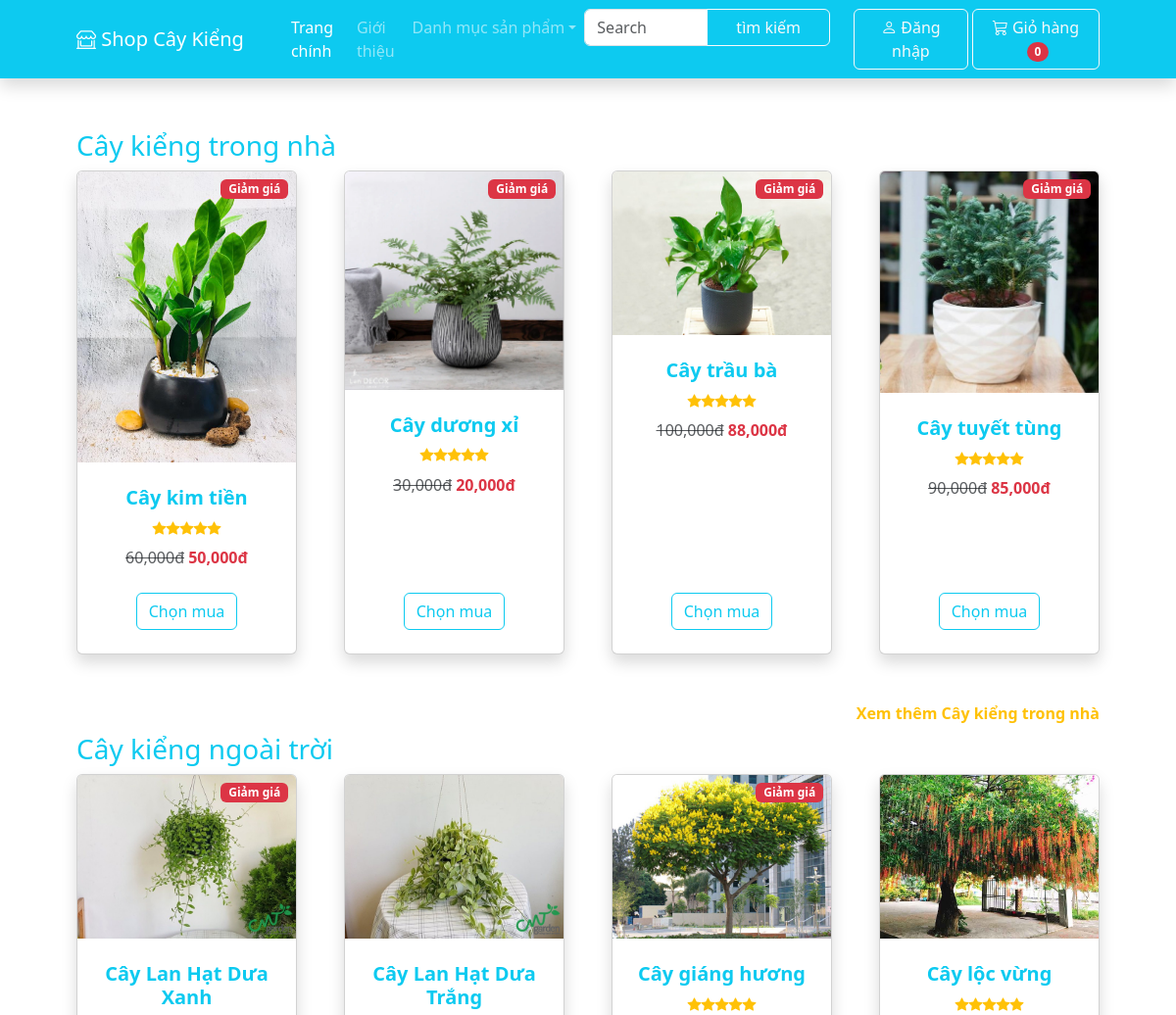
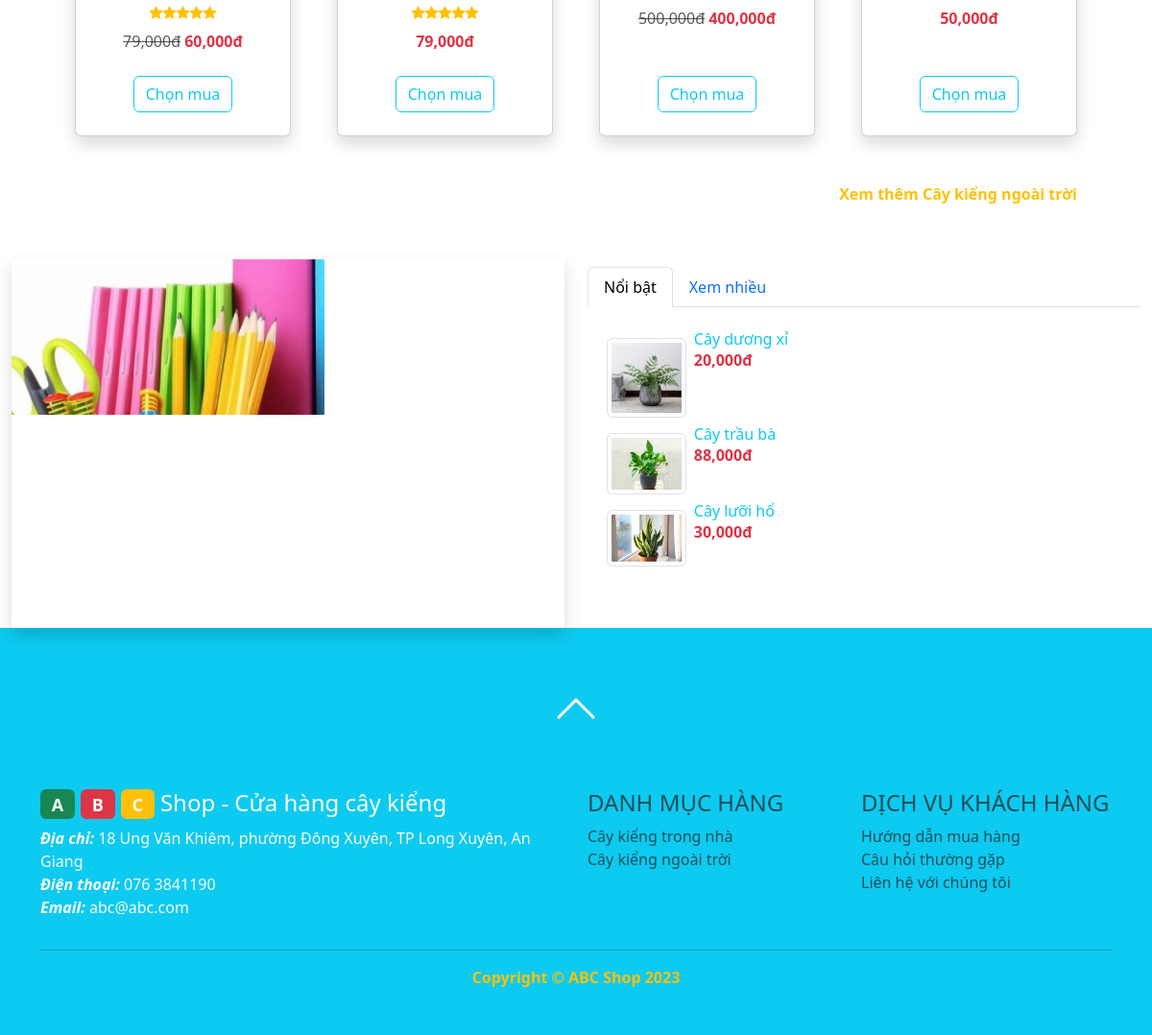
The page / on the database its author committed (2 pictures, top to bottom).
### tables this page shows
CREATE TABLE `phanloai` (
  `id` int(11) NOT NULL,
  `tenpl` text NOT NULL
);

CREATE TABLE `sanpham` (
  `id` int(11) NOT NULL,
  `tensp` text NOT NULL,
  `phanloaisp` int(11) NOT NULL,
  `mota` text NOT NULL,
  `giagoc` float NOT NULL,
  `giaban` float NOT NULL,
  `soluongton` int(11) NOT NULL,
  `hinhanh` text NOT NULL,
  `luotxem` int(11) NOT NULL,
  `luotmua` int(11) NOT NULL
);

### model/phanloai.php (called while the page is built, shortened)
<?php
class PHANLOAI
{
    public function layphanloai()
    {
        $dbcon = DATABASE::connect();
        try {
            $sql = "SELECT * FROM phanloai";
            $cmd = $dbcon->prepare($sql);
            $cmd->execute();
            $result = $cmd->fetchAll();
            return $result;
        } catch (PDOException $e) {
            $error_message = $e->getMessage();
            echo "<p>Lỗi truy vấn: $error_message</p>";
            exit();
        }
    }
}

### model/sanpham.php (called while the page is built, shortened)
<?php
class SANPHAM
{
    public function laysanpham()
    {
        $dbcon = DATABASE::connect();
        try {
            $sql = "SELECT * FROM sanpham ORDER BY id DESC ";
            $cmd = $dbcon->prepare($sql);
            $cmd->execute();
            $result = $cmd->fetchAll();
            return $result;
        } catch (PDOException $e) {
            $error_message = $e->getMessage();
            echo "<p>Lỗi truy vấn: $error_message</p>";
            exit();
        }
    }
    public function laysanphamxemnhieu()
    {
        $dbcon = DATABASE::connect();
        try {
            $sql = "SELECT * FROM sanpham ORDER BY luotxem DESC LIMIT 3";
            $cmd = $dbcon->prepare($sql);
            $cmd->execute();
            $result = $cmd->fetchAll();
            return $result;
        } catch (PDOException $e) {
            $error_message = $e->getMessage();
            echo "<p>Lỗi truy vấn: $error_message</p>";
            exit();
        }
    }
}

### public/main.php (the view, shortened to what this page needs)
<?php
include("inc/top.php");
?>
<?php
foreach($phanloai as $l){
    $i = 0;
?>
<h3><a class="text-decoration-none text-info" href="index.php?action=group&id=<?php echo $l["id"]; ?>">
    <?php echo $l["tenpl"]; ?></a></h3>
<div class="row gx-4 gx-lg-5 row-cols-2 row-cols-md-3 row-cols-xl-4 justify-content-center">
<?php
    foreach($sanpham as $s){
        if($s["phanloaisp"] == $l["id"] && $i < 4){
            $i++;
?>
    <div class="col mb-5">
        <div class="card h-100 shadow">
            <?php if ($s["giaban"] != $s["giagoc"]){ ?>
            <div class="badge bg-danger text-white position-absolute" style="top: 0.5rem; right: 0.5rem">Giảm giá</div>
            <?php }  ?>
            <a href="index.php?action=detail&id=<?php echo $s["id"]; ?>">
                <img class="card-img-top" src="../<?php echo $s["hinhanh"]; ?>" alt="<?php echo $s["tensp"]; ?>" />
            </a>
            <div class="card-body p-4">
                <div class="text-center">
                    <a class="text-decoration-none" href="index.php?action=detail&id=<?php echo $s["id"]; ?>"><h5 class="fw-bolder text-info"><?php echo $s["tensp"]; ?></h5></a>
                    <div class="d-flex justify-content-center small text-warning mb-2">
                        <div class="bi-star-fill"></div>
                        <div class="bi-star-fill"></div>
                        <div class="bi-star-fill"></div>
                        <div class="bi-star-fill"></div>
                        <div class="bi-star-fill"></div>
                    </div>
                    <?php if ($s["giaban"] != $s["giagoc"]){ ?>
                    <span class="text-muted text-decoration-line-through"><?php echo number_format($s["giagoc"]); ?>đ</span><?php }  ?>
                    <span class="text-danger fw-bolder"><?php echo number_format($s["giaban"]); ?>đ</span>
                </div>
            </div>
            <div class="card-footer p-4 pt-0 border-top-0 bg-transparent">
                <div class="text-center"><a class="btn btn-outline-info mt-auto" href="index.php?action=giohang&id= <?php echo $s["id"]; ?>">Chọn mua</a></div>
            </div>
        </div>
    </div>
<?php
        }
    }
?>
</div>
        <div class="text-end mb-2"><a class="text-warning text-decoration-none fw-bolder" href="index.php?action=group&id=<?php echo $l["id"]; ?>">Xem thêm <?php echo $l["tenpl"]; ?></a></div>
<?php
}
?>
<?php
include("inc/bottom.php");
?>

### public/index.php (shortened to what this page needs)
<?php
require("../model/phanloai.php");
require("../model/sanpham.php");
$pl = new PHANLOAI();
$phanloai = $pl->layphanloai();
$sp = new SANPHAM();
$sanphamxemnhieu = $sp->laysanphamxemnhieu();
if (isset($_REQUEST["action"])) {
    $action = $_REQUEST["action"];
} else {
    $action = "null";
}
switch ($action) {
    case "null":
        $sanpham = $sp->laysanpham();
        include("main.php");
        break;
}

### public/inc/top.php (shortened to what this page needs)
<!DOCTYPE html>
<html lang="en">
<head>
    <link href="https://cdn.jsdelivr.net/npm/bootstrap@5.3.1/dist/css/bootstrap.min.css" rel="stylesheet">
    <link href="https://cdn.jsdelivr.net/npm/bootstrap-icons@1.5.0/font/bootstrap-icons.css" rel="stylesheet" />
</head>
<body id="top">
    <nav class="navbar navbar-expand-lg navbar-dark bg-info shadow">
        <div class="container px-4 px-lg-5">
            <a class="navbar-brand" href="index.php"><i class="bi bi-shop-window"></i> Shop Cây Kiểng</a>
            <div class="collapse navbar-collapse" id="navbarSupportedContent">
                <ul class="navbar-nav me-auto mb-2 mb-lg-0 ms-lg-4">
                    <li class="nav-item"><a class="nav-link active" aria-current="page" href="index.php">Trang chính</a></li>
                    <li class="nav-item"><a class="nav-link" href="#!">Giới thiệu</a></li>
                    <li class="nav-item dropdown">
                        <a class="nav-link dropdown-toggle" id="navbarDropdown" href="#" role="button" data-bs-toggle="dropdown" aria-expanded="false">Danh mục sản phẩm</a>
                    </li>
                </ul>
                <div class="row">
                    <div class="col ">
                        <form class="d-flex" method="post" action="index.php?action=search">
                            <div class="input-group">
                                <input type="text" class="form-control " placeholder="Search" name="txtsearch">
                                <input type="submit" class="form-control bg-info btn btn-outline-light" name="timkiem" value="tìm kiếm">
                            </div>
                        </form>
                    </div>
                    <div class="col ">
                        <div class="d-flex">
                            <a href="../index.php?action=dangnhap" class="btn btn-outline-light"><i class="bi bi-person"></i> Đăng nhập</a>&nbsp;
                            <a href="giohang.php" class="btn btn-outline-light"><i class="bi bi-cart3"></i> Giỏ hàng <span class="badge bg-danger text-white ms-1 rounded-pill">0</span></a>
                        </div>
                    </div>
                </div>
            </div>
        </div>
    </nav>
    <section class="py-5">
        <div class="container px-4 px-lg-5 mt-1">

### public/inc/bottom.php (shortened to what this page needs)
</div>
        </section>
        <section>
            <div class="container-fluid">
                <div class="row">
                    <div class="col-md-6">
                        <?php include("inc/carousel.php"); ?>
                    </div>
                    <div class="col-md-6 pt-2">
                      <ul class="nav nav-tabs" role="tablist">
                        <li class="nav-item">
                          <a class="nav-link active" data-bs-toggle="tab" href="#menu1">Nổi bật</a>
                        </li>
                        <li class="nav-item">
                          <a class="nav-link" data-bs-toggle="tab" href="#menu2">Xem nhiều</a>
                        </li>
                      </ul>
                      <div class="tab-content">
                        <div id="menu1" class="container tab-pane active"><br>
                          <?php include("inc/topview.php"); ?>
                        </div>
                      </div>
                    </div>
                </div>
            </div>
        </section>
        <footer class="py-5 bg-info">
            <div class="text-center mb-5"><a class="text-warning" href="#top"><i class="bi bi-chevron-up"  style="font-size: 3rem; font-weight: bold; color:white;"></i></a></div>
            <div class="container">
                <div class="row">
                    <div class="col-md-6 text-light">
                        <a href="index.php" class="text-decoration-none text-white">
                        <h4><span class="badge text-white bg-success">A</span>
                            <span class="badge text-white bg-danger">B</span>
                            <span class="badge text-white bg-warning">C</span> Shop - Cửa hàng cây kiểng</h4></a>
                        <p><b><i>Địa chỉ:</i></b> 18 Ung Văn Khiêm, phường Đông Xuyên, TP Long Xuyên, An Giang<br>
                            <b><i>Điện thoại:</i></b> 076 3841190<br>
                            <b><i>Email:</i></b> abc@abc.com</p>
                    </div>
                    <div class="col-md-3 text-muted">
                        <h4>DANH MỤC HÀNG</h4>
                        <?php foreach ($phanloai as $l): ?>
                            <a class="list-group-item" href="?action=group&id=<?php echo $l["id"]; ?>">
							<?php echo $l["tenpl"]; ?>
							</a>
                        <?php endforeach; ?>
                    </div>
                    <div class="col-md-3 text-muted">
                        <h4>DỊCH VỤ KHÁCH HÀNG</h4>
                        <a href="#" class="list-group-item">Hướng dẫn mua hàng</a>
                        <a href="#" class="list-group-item">Câu hỏi thường gặp</a>
                        <a href="#" class="list-group-item">Liên hệ với chúng tôi</a>
                    </div>
                </div>
                <hr>
                <p class="m-0 text-center text-warning fw-bolder">Copyright &copy; ABC Shop 2023</p></div>
        </footer>
    </body>
</html>

### public/inc/carousel.php (shortened to what this page needs)
<div id="demo" class="carousel slide shadow" data-bs-ride="carousel">
    <div class="carousel-indicators">
        <button type="button" data-bs-target="#demo" data-bs-slide-to="0" class="active"></button>
        <button type="button" data-bs-target="#demo" data-bs-slide-to="1"></button>
        <button type="button" data-bs-target="#demo" data-bs-slide-to="2"></button>
    </div>
    <div class="carousel-inner">
        <div class="carousel-item active">
            <img src="../images/carousel/h1.jpg" alt="Cây kiểng" class="d-block w-100">
        </div>
    </div>
    <button class="carousel-control-prev" type="button" data-bs-target="#demo" data-bs-slide="prev">
        <span class="carousel-control-prev-icon"></span>
    </button>
    <button class="carousel-control-next" type="button" data-bs-target="#demo" data-bs-slide="next">
        <span class="carousel-control-next-icon"></span>
    </button>
</div>

### public/inc/topview.php
<div class="d-flex flex-column">
<?php foreach($sanphamxemnhieu as $x): ?>
	<div style="max-height:100px"><a class="text-decoration-none" href="index.php?action=detail&id=<?php echo $x["id"]; ?>">
		<img style="max-width:15%" class="img-thumbnail float-start m-2"
			src="../<?php echo $x["hinhanh"]; ?>"
			alt="<?php echo $x["tensp"]; ?>">
		<h6 class="card-title text-info"><?php echo $x["tensp"]; ?></h6>
		<p class="card-text text-danger fw-bold"><?php echo number_format($x["giaban"]); ?>đ</p>	</a>
	</div>
<?php endforeach; ?>
</div>

### rows shown on the page
phanloai: tenpl "Cây kiểng trong nhà"
sanpham: shows "Giảm giá", hinhanh (picture), tensp "Cây kim tiền", giagoc "60,000", giaban "50,000"
sanpham: shows "Giảm giá", hinhanh (picture), tensp "Cây dương xỉ", giagoc "30,000", giaban "20,000"
sanpham: shows "Giảm giá", hinhanh (picture), tensp "Cây trầu bà", giagoc "100,000", giaban "88,000"
sanpham: shows "Giảm giá", hinhanh (picture), tensp "Cây tuyết tùng", giagoc "90,000", giaban "85,000"
phanloai: tenpl "Cây kiểng ngoài trời"
sanpham: shows "Giảm giá", hinhanh (picture), tensp "Cây Lan Hạt Dưa Xanh", giagoc "79,000", giaban "60,000"
sanpham: hinhanh (picture), tensp "Cây Lan Hạt Dưa Trắng", giaban "79,000"
sanpham: shows "Giảm giá", hinhanh (picture), tensp "Cây giáng hương", giagoc "500,000", giaban "400,000"
sanpham: hinhanh (picture), tensp "Cây lộc vừng", giaban "50,000"
sanpham: hinhanh (picture), tensp "Cây lưỡi hổ", giaban "30,000"
